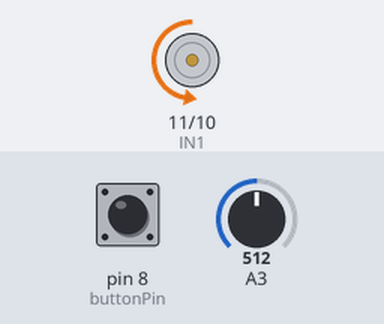
A sketch run on a simulated Arduino Uno, built with avr-gcc and run on an emulated ATmega328P. On the bench: motor-driver pin pairs drawn as motors (green arrow = first pin HIGH = forward, orange = second pin HIGH = backward, longer = more drive, scaled by the enable pin). Inputs (shaded band) come from the test bench; at power-on: pin 8 (buttonPin) LOW, A3 = 512.

Above: at 1.2 s.
1.3 s: pin 8 (buttonPin) pulled HIGH for 0.15 s
At 1.4 s:
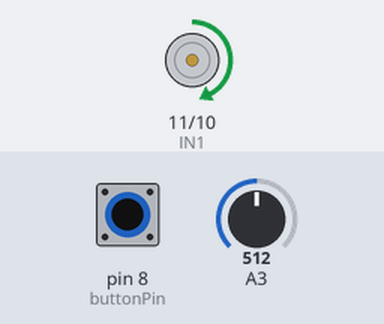
3.0 s: A3 set to 716
At 3.3 s:
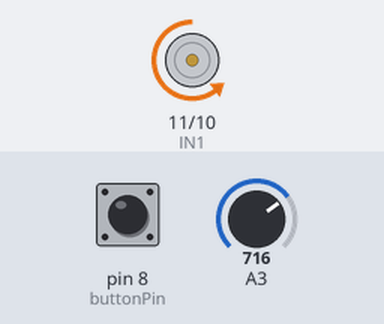
4.5 s: A3 set to 900
At 5.7 s:
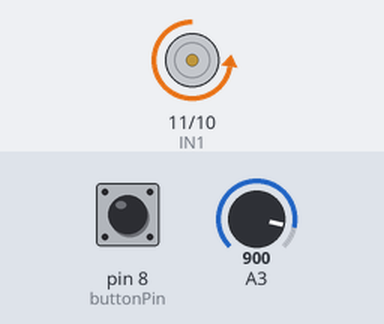
6.0 s: pin 8 (buttonPin) pulled HIGH for 1 s
At 6.8 s:
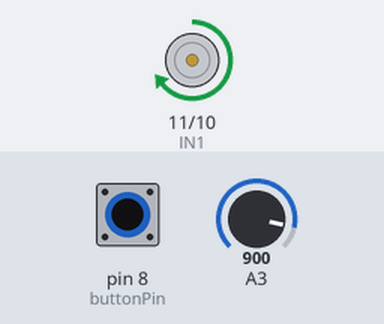
8.5 s: pin 8 (buttonPin) pulled HIGH for 0.15 s
At 9.9 s:
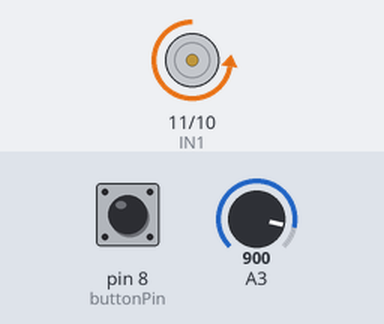
10.2 s: A3 set to 122
At 11.2 s:
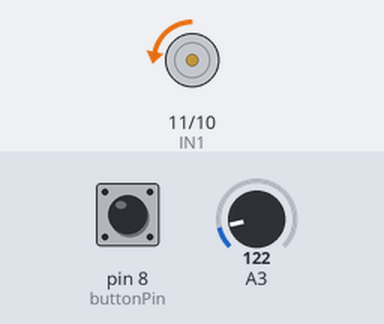
Timing chart, 0 to 12.7 s (numbered marks = the images above; inputs shaded):
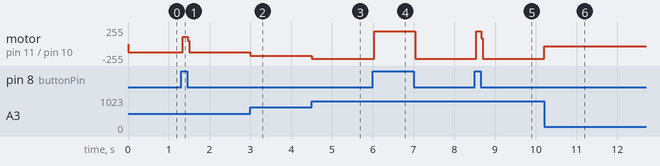

The sketch:

arduinocode1.ino
```cpp
const int EN1 = 9;
const int buttonPin = 8;
int buttonSituation = 0;

const int IN1 = 11 ;
const int IN2 = 10;


void setup()

  {
    pinMode(IN1, OUTPUT);
    pinMode(IN2, OUTPUT);
    pinMode(buttonPin, INPUT);


}

void loop() {


    int Gvalue = analogRead(A3);
    int output= map(Gvalue, 0 , 1023 , 0 , 255);
    analogWrite( EN1 , output);


    //clockwise rotation
    digitalWrite(IN1, LOW);
    digitalWrite(IN2, HIGH);


    //anticlockwise rotation if the button is pressed by digitalRead
    buttonSituation = digitalRead(buttonPin);
     if (buttonSituation == HIGH) {
      digitalWrite(IN2, LOW);
      digitalWrite(IN1, HIGH);
      }
}
```

Measured:
- after the input at 1.3 s, motor on pin 11 (IN1) / pin 10 (IN2): backward 127/255 → forward 109/255 at once, → backward 127/255 0.12 s later
- after the input at 3.0 s, motor on pin 11 (IN1) / pin 10 (IN2): backward 127/255 → backward 178/255 at once
- after the input at 4.5 s, motor on pin 11 (IN1) / pin 10 (IN2): backward 178/255 → backward 224/255 at once
- after the input at 6.0 s, motor on pin 11 (IN1) / pin 10 (IN2): backward 224/255 → forward 193/255 at once, → backward 224/255 1.0 s later
- after the input at 8.5 s, motor on pin 11 (IN1) / pin 10 (IN2): backward 224/255 → forward 193/255 at once, → backward 224/255 0.12 s later
- after the input at 10.2 s, motor on pin 11 (IN1) / pin 10 (IN2): backward 224/255 → backward 30/255 at once
